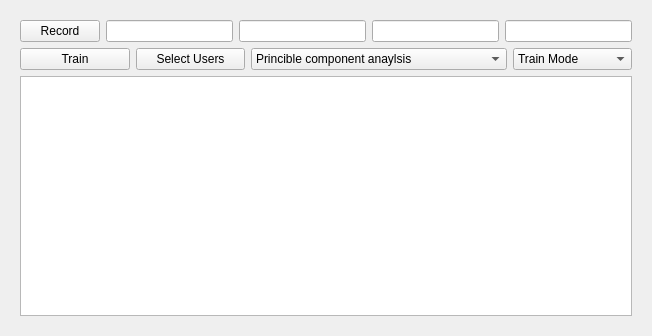
<?xml version="1.0" encoding="UTF-8"?>
<ui version="4.0">
 <class>Form</class>
 <widget class="QWidget" name="Form">
  <property name="geometry">
   <rect>
    <x>0</x>
    <y>0</y>
    <width>652</width>
    <height>336</height>
   </rect>
  </property>
  <property name="windowTitle">
   <string>Form</string>
  </property>
  <layout class="QGridLayout" name="gridLayout">
   <item row="0" column="1">
    <widget class="QStackedWidget" name="stacklayout">
     <property name="currentIndex">
      <number>0</number>
     </property>
     <widget class="QWidget" name="page">
      <layout class="QGridLayout" name="gridLayout_2">
       <item row="0" column="0">
        <layout class="QHBoxLayout" name="horizontalLayout">
         <item>
          <widget class="QPushButton" name="RecordButton">
           <property name="text">
            <string>Record</string>
           </property>
          </widget>
         </item>
         <item>
          <widget class="QLineEdit" name="Username_le">
           <property name="text">
            <string/>
           </property>
          </widget>
         </item>
         <item>
          <widget class="QLineEdit" name="labelseq_le"/>
         </item>
         <item>
          <widget class="QLineEdit" name="dp_le"/>
         </item>
         <item>
          <widget class="QLineEdit" name="Tflash_le"/>
         </item>
        </layout>
       </item>
       <item row="1" column="0">
        <layout class="QHBoxLayout" name="horizontalLayout_2">
         <item>
          <widget class="QPushButton" name="TrainButton">
           <property name="text">
            <string>Train</string>
           </property>
          </widget>
         </item>
         <item>
          <widget class="QPushButton" name="UsersButton">
           <property name="text">
            <string>Select Users</string>
           </property>
          </widget>
         </item>
         <item>
          <widget class="QComboBox" name="comboBox">
           <item>
            <property name="text">
             <string>Princible component anaylsis</string>
            </property>
           </item>
           <item>
            <property name="text">
             <string>Common avradge noise</string>
            </property>
           </item>
           <item>
            <property name="text">
             <string>Princible Component + Common avredge</string>
            </property>
           </item>
          </widget>
         </item>
         <item>
          <widget class="QComboBox" name="comboBox_2">
           <item>
            <property name="text">
             <string>Train Mode</string>
            </property>
           </item>
           <item>
            <property name="text">
             <string>Prediction Mode</string>
            </property>
           </item>
          </widget>
         </item>
        </layout>
       </item>
       <item row="2" column="0">
        <widget class="QTableWidget" name="tableWidget"/>
       </item>
      </layout>
     </widget>
     <widget class="QWidget" name="page_2">
      <layout class="QHBoxLayout" name="horizontalLayout_3">
       <item>
        <spacer name="horizontalSpacer">
         <property name="orientation">
          <enum>Qt::Horizontal</enum>
         </property>
         <property name="sizeHint" stdset="0">
          <size>
           <width>557</width>
           <height>20</height>
          </size>
         </property>
        </spacer>
       </item>
       <item>
        <layout class="QVBoxLayout" name="verticalLayout">
         <item>
          <spacer name="verticalSpacer">
           <property name="orientation">
            <enum>Qt::Vertical</enum>
           </property>
           <property name="sizeHint" stdset="0">
            <size>
             <width>20</width>
             <height>40</height>
            </size>
           </property>
          </spacer>
         </item>
         <item>
          <widget class="QPushButton" name="BackButton">
           <property name="text">
            <string/>
           </property>
          </widget>
         </item>
        </layout>
       </item>
      </layout>
     </widget>
    </widget>
   </item>
  </layout>
 </widget>
 <resources/>
 <connections/>
</ui>
